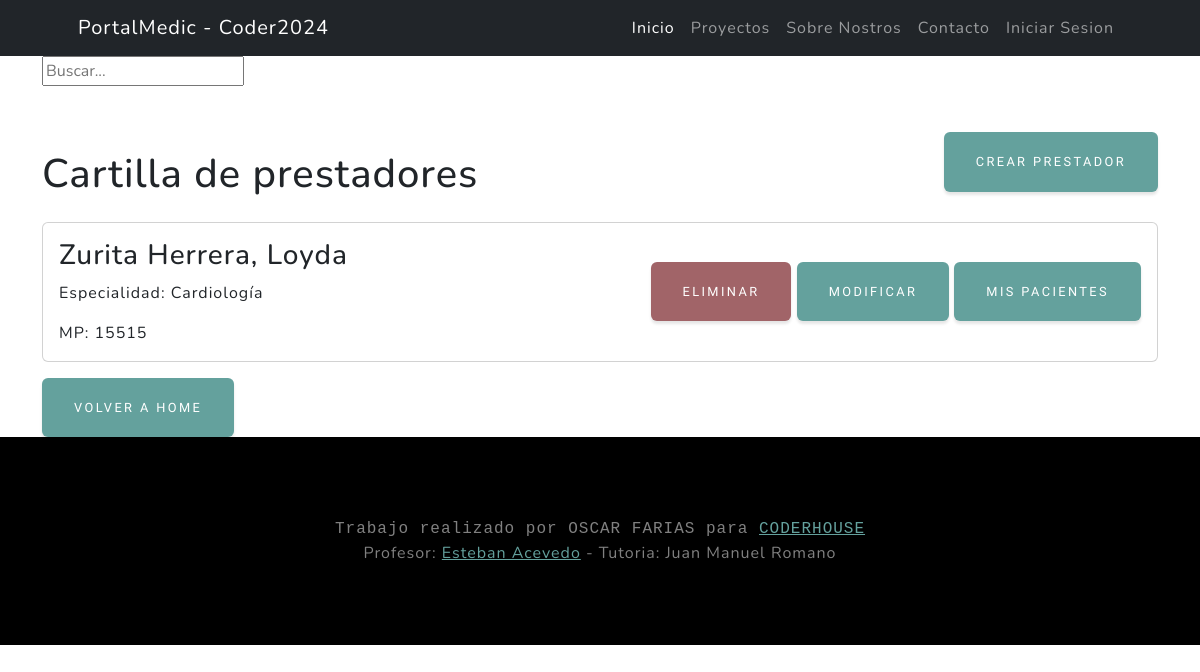
The page /medicos/medicos/list on the database as committed earlier.
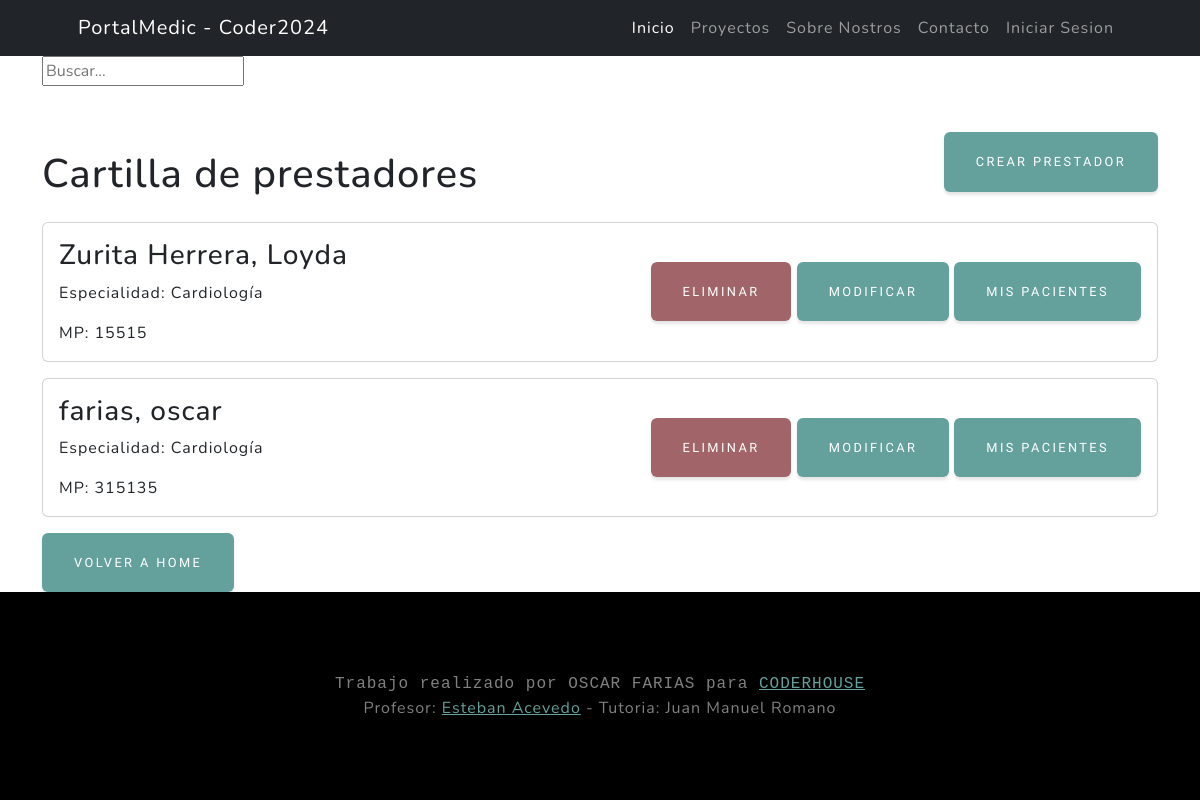
The same page on the database as committed later.
### medicos/models.py (models this page shows, shortened)
class Medicos(models.Model):
    nombre = models.CharField(max_length=100, null=False, blank=True)
    apellido = models.CharField(max_length=100, null=False, blank=True)
    DNI = models.PositiveIntegerField(unique=True,null=True)
    nacionalidad= models.ForeignKey(Nacionalidad, on_delete=models.SET_NULL, null=True)
    matricula = models.PositiveIntegerField(unique=True, null=False, blank=False,verbose_name="Matricula Nacional")
    especialidad = models.ForeignKey(Especialidad, on_delete=models.SET_NULL, null=True)
    class Meta:
        verbose_name = "Medicos"
        verbose_name_plural = "Medicos"

class Especialidad(models.Model):
    especialidad = models.CharField(max_length=50, unique=True)
    def __str__(self) -> str:
        return self.especialidad
    class Meta:
        verbose_name = "Especialidad"
        verbose_name_plural = "Especialidades"

### medicos/views.py (the view)
# urls.py: path("medicos/list", medicos_list ,name="medicos_list"),
def medicos_list(request):
    consulta = Medicos.objects.all()
    contexto = {"medicos":consulta}
    return render(request,"medicos/medicos_list.html", contexto)

### medicos/templates/medicos/medicos_list.html (shortened to what this page needs)
{% extends 'core/base.html' %}
{% block content %}
<div class="container">
    <div class="pb-lg-3">
        <form action="{% url 'medicos:medicos_list' %}" method="get">
            <input type="text" name="busqueda" placeholder="Buscar...">
        </form>
    </div>
    <div class="d-flex justify-content-between align-items-center">
        <h1 class="mt-5 mb-4">Cartilla de prestadores</h1>
        <a href="{% url 'medicos:medicos_create'%}" class="btn btn-primary">Crear Prestador</a>
    </div>
    {% for medico in medicos %}
    <div class="card mb-3">
        <div class="card-body d-flex justify-content-between align-items-center">
            <div>
                <h3 class="card-title">{{medico.apellido}}, {{ medico.nombre }}</h3>
                <p class="card-text">Especialidad: {{ medico.especialidad }}</p>
                <p class="card-text">MP: {{ medico.matricula }}</p>
            </div>
            <div>
                <form method="post" action="{% url 'medicos:medicos_confirm_delete' pk=medico.id%}">
                    <button type="submit" class="btn btn-danger">Eliminar</button>
                <a href="{% url 'medicos:medicos_update' pk=medico.id%}" class="btn btn-primary">Modificar</a>
                <a href="{% url 'pacientes:pacientes_list'%}" class="btn btn-primary">Mis Pacientes</a>
                </form>
            </div>
        </div>
    </div>
    {% endfor %}
    <a href="{% url 'core:index' %}" class="btn btn-primary">Volver a HOME</a>
</div>
{% endblock content %}

Rows that differ between the two databases and show on the page:
added Medicos: apellido "farias", nombre "oscar", especialidad "Cardiología", matricula "315135"
